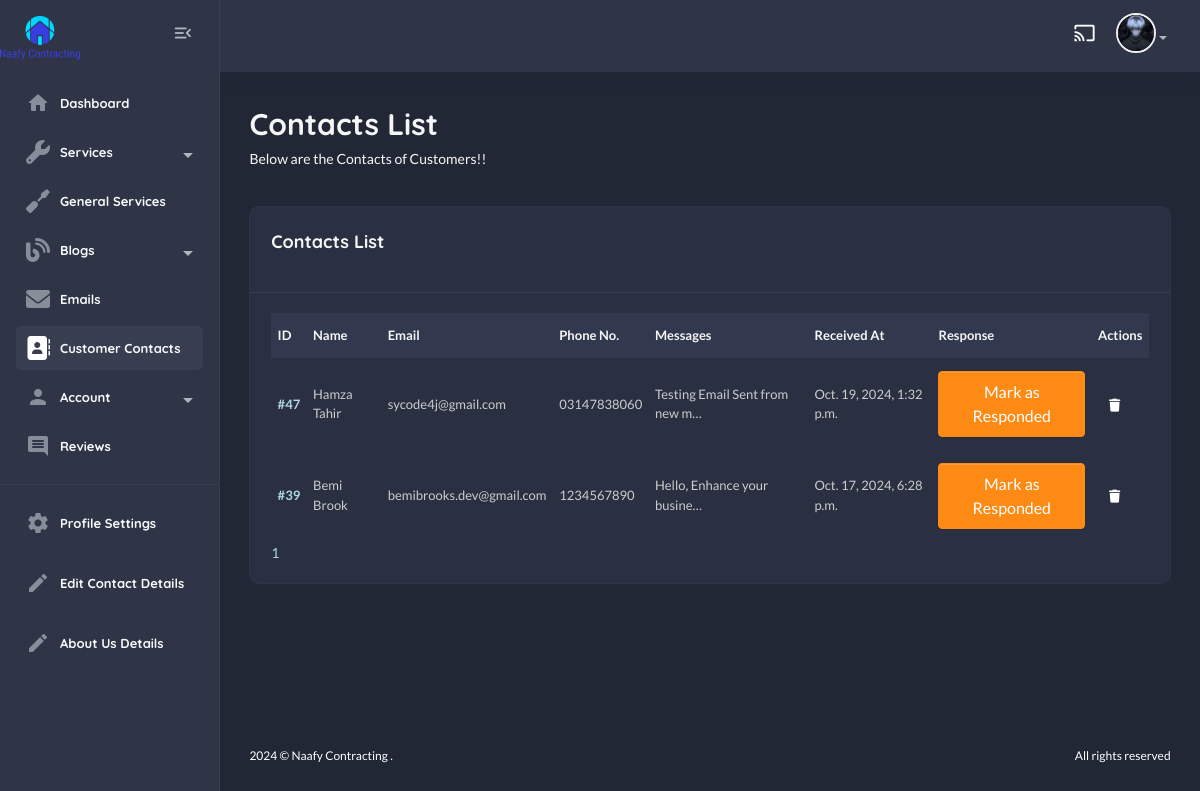
Page /useradmin/contacts/ (signed in) on the earlier database version.
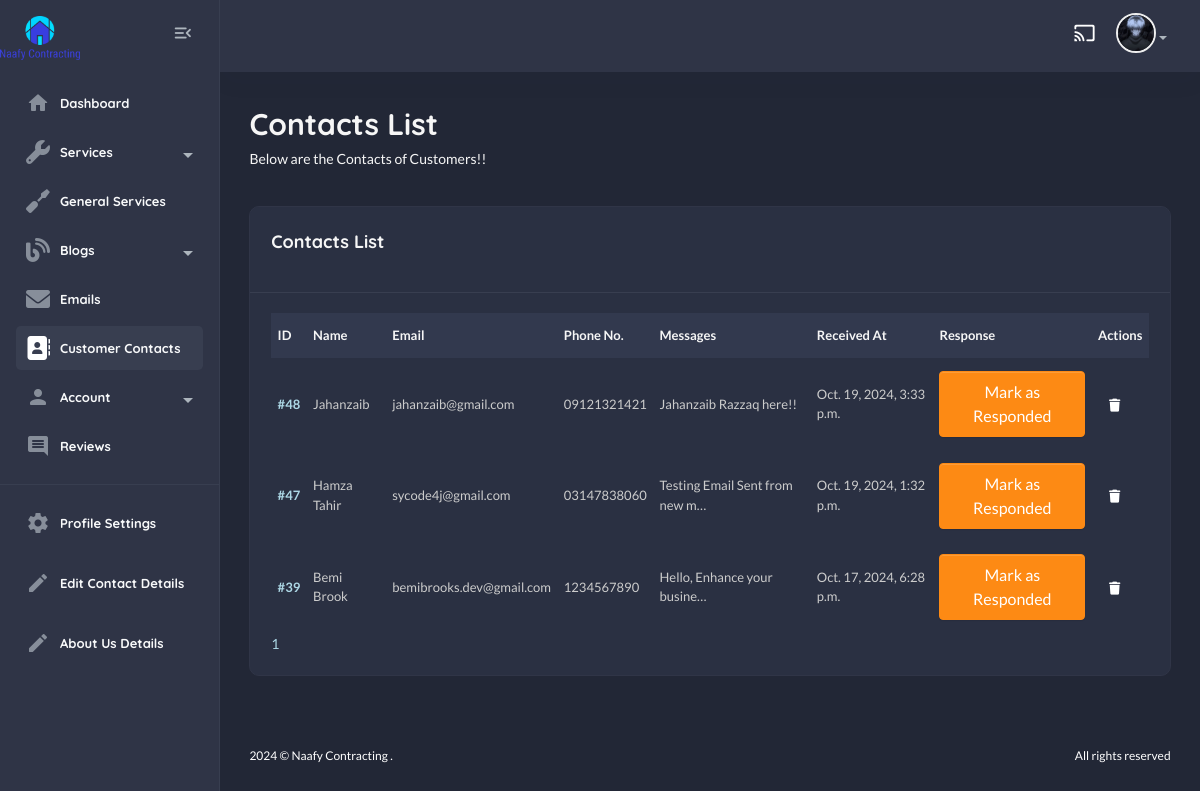
Same page on the later database version.
### contact/models.py (models this page shows, shortened)
class Contact(models.Model):
    name = models.CharField(max_length=100)
    email = models.EmailField(unique=True)
    phone_no = models.CharField(max_length=20, default="+123 456 7890")
    message = models.TextField()
    submitted_at = models.DateTimeField(auto_now_add=True)
    responded = models.BooleanField(default=False)

### useradmin/views.py (the view)
# urls.py: path("contacts/", views.contact_view, name="contact-list"),
@login_required
def contact_view(request):
    contacts = Contact.objects.all().order_by("-id")
    paginator = Paginator(contacts, 10)
    page_number = request.GET.get("page")
    page_obj = paginator.get_page(page_number)
    return render(request, "useradmin/contact-list.html", {"contacts":page_obj})

### home/context_processors.py (called while the page is built)
def default(request):
    services = Service.objects.all().order_by("-id")
    contact_details = ContactDetails.objects.first()
    return {
        "services" : services,
        "contact_details" : contact_details,
    }

### templates/useradmin/contact-list.html (shortened to what the changed rows need)
{% extends "useradmin/base.html" %}
    {% load static %}
        {% block content %}
            <section class="content-main">
                <div class="content-header">
                    <div>
                        <h2 class="content-title card-title">Contacts List</h2>
                    </div>
                </div>
                <div class="card mb-4">
                    <div class="card-body">
                        <div class="table-responsive">
                            <div class="table-responsive">
                                <table class="table align-middle table-nowrap mb-0">
                                    <thead class="table-light">
                                        <tr>
                                            <th class="align-middle" scope="col">ID</th>
                                            <th class="align-middle" scope="col">Name</th>
                                            <th class="align-middle" scope="col">Email</th>
                                            <th class="align-middle" scope="col">Phone No.</th>
                                            <th class="align-middle" scope="col">Messages</th>
                                            <th class="align-middle" scope="col">Received At</th>
                                            <th class="align-middle" scope="col">Response</th>
                                            <th class="align-middle" scope="col">Actions</th>
                                        </tr>
                                    </thead>
                                    <tbody>
                                        {% for c in contacts %}
                                            <tr>
                                                <td><a href="{% url "useradmin:contact-detail" c.id %}" class="fw-bold">#{{c.id}}</a></td>
                                                <td>{{c.name}}</td>
                                                <td>{{c.email}}</td>
                                                <td>{{c.phone_no}}</td>
                                                <td>{{c.message|truncatechars:30}}</td>
                                                <td>{{c.submitted_at}}</td>
                                                <td>
                                                    {% if c.responded %}
                                                        <span class="badge bg-success">Responded</span>
                                                    {% else %}
                                                        <form method="POST" action="{% url "useradmin:contact-response" c.id %}">
                                                            <button type="submit" class="btn btn-warning">Mark as Responded</button>
                                                        </form>
                                                    {% endif %}
                                                </td>
                                                <td>
                                                    <a href="{% url 'useradmin:delete-contact' c.id %}" class="btn btn-sm d-inline"><i class="fas fa-trash"></i></a>
                                                </td>
                                            </tr>
                                        {% endfor %}
                                    </tbody>
                                </table>
                            </div>
                        </div>
                        {% if contacts %}
                            <div class="row">
                                <div class="col-lg-12">
                                    <div class="blog__pagination">
                                        {% for num in contacts.paginator.page_range %}
                                            {% if contacts.number == num %}
                                                <a href="?page={{ num }}" class="active">{{ num }}</a>
                                            {% else %}
                                                <a href="?page={{ num }}">{{ num }}</a>
                                            {% endif %}
                                        {% endfor %}
                                    </div>
                                </div>
                            </div>
                        {% endif %}
                    </div>
                </div>
            </section>
{% endblock content %}

Differences in the rows shown:
added Contact: id "48", name "Jahanzaib", email "jahanzaib@gmail.com", phone_no "09121321421", message "Jahanzaib Razzaq here!!", submitted_at "Oct. 19, 2024, 3:33 p.m.", responded "Mark as Responded"
